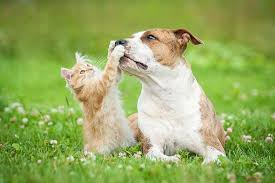
#> input picture PAI LAB TASK5/cats_dogs.jpg, 275 x 183 px
$ jupyter execute Bluring_an_image.ipynb
#> lines starting #> are read from the running program, lines starting #| are printed output that depends on the picture
[cell 1]
import cv2
from matplotlib import pyplot as plt

image_path = 'cats_dogs.jpg'
image = cv2.imread(image_path)
#> image is the input picture: shape (183, 275, 3); mean B, G, R 96.1, 169.7, 149.9
resized_image = cv2.resize(image, (1900, 800))
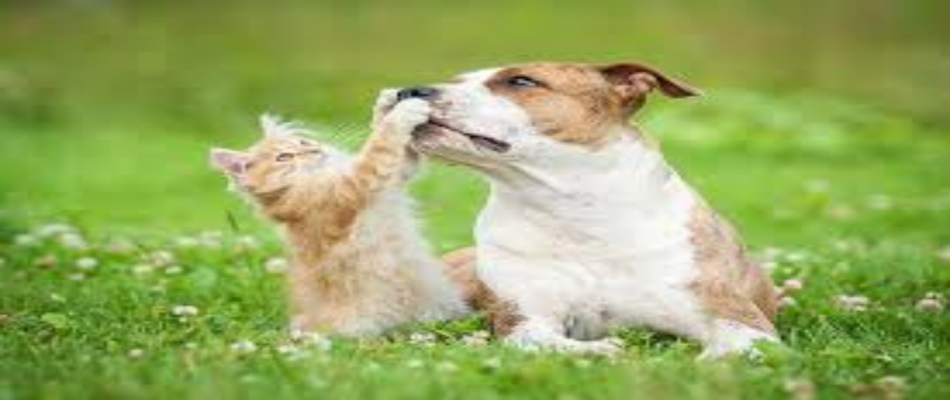
#> resized_image: shape (800, 1900, 3) (shown at 1/2 size); mean B, G, R 96, 169.6, 149.7
resized_image_rgb = cv2.cvtColor(resized_image, cv2.COLOR_BGR2RGB)
plt.imshow(resized_image_rgb)
plt.title('Original Image')
plt.axis('off')
plt.show()

[cell 2]
Gaussian = cv2.GaussianBlur(resized_image, (51, 51), 0)
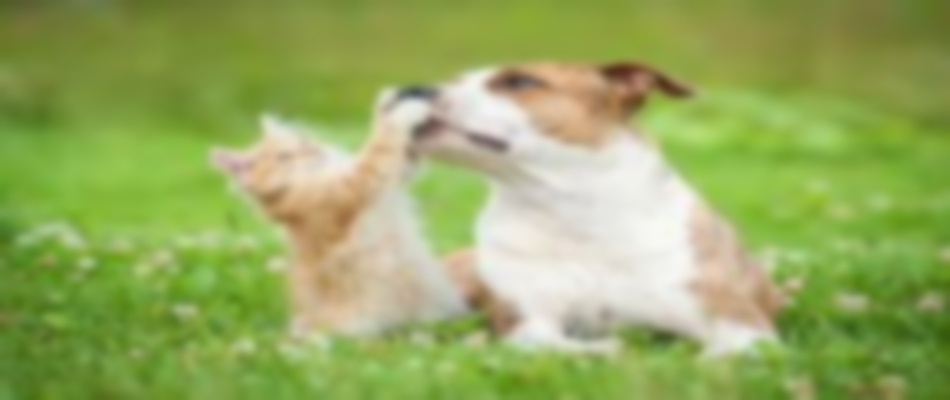
#> Gaussian: shape (800, 1900, 3) (shown at 1/2 size); mean B, G, R 96, 169.6, 149.7
Gaussian_rgb = cv2.cvtColor(Gaussian, cv2.COLOR_BGR2RGB)
plt.imshow(Gaussian_rgb)
plt.title('Gaussian Blurred Image')
plt.axis('off')
plt.show()

[cell 3]
median = cv2.medianBlur(resized_image, 11)
median_rgb = cv2.cvtColor(median, cv2.COLOR_BGR2RGB)

plt.imshow(median_rgb)
plt.title('Median Blurred Image')
plt.axis('off')
plt.show()

[cell 4]
bilateral = cv2.bilateralFilter(resized_image, 15, 150, 150)
bilateral_rgb = cv2.cvtColor(bilateral, cv2.COLOR_BGR2RGB)

plt.imshow(bilateral_rgb)
plt.title('Bilateral Blurred Image')
plt.axis('off')
plt.show()

$ run again, with PAI LAB TASK5/Tomatoes.jpg copied over PAI LAB TASK5/cats_dogs.jpg
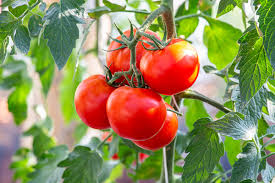
#> input picture PAI LAB TASK5/Tomatoes.jpg, 275 x 183 px
#> image is the input picture: shape (183, 275, 3); mean B, G, R 89.5, 139.3, 144.8
#> `resized_image = cv2.resize(image, (1900, 800))`:
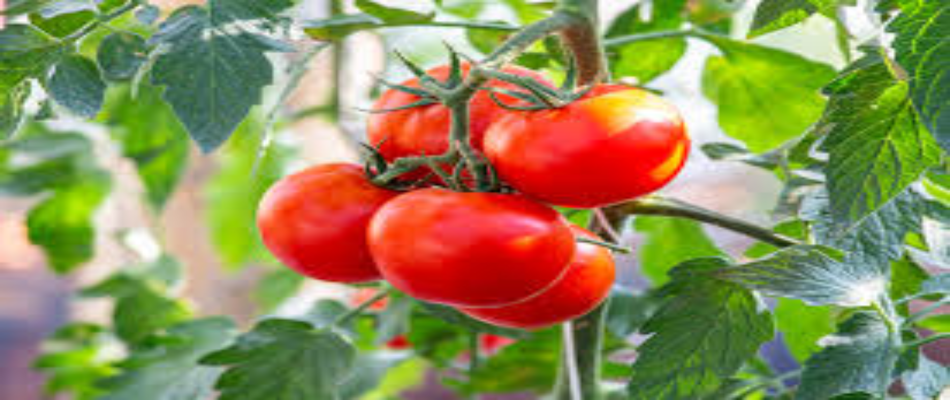
#> resized_image: shape (800, 1900, 3) (shown at 1/2 size); mean B, G, R 89.4, 139.2, 144.7
#> `Gaussian = cv2.GaussianBlur(resized_image, (51, 51), 0)`:
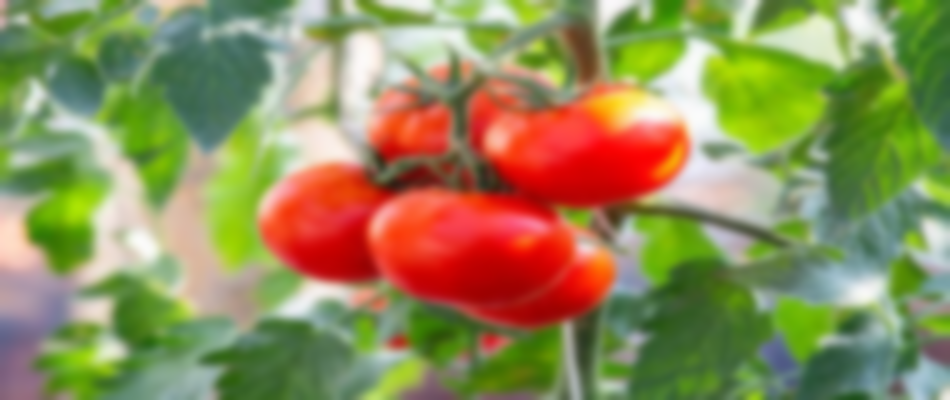
#> Gaussian: shape (800, 1900, 3) (shown at 1/2 size); mean B, G, R 89.4, 139.2, 144.7
